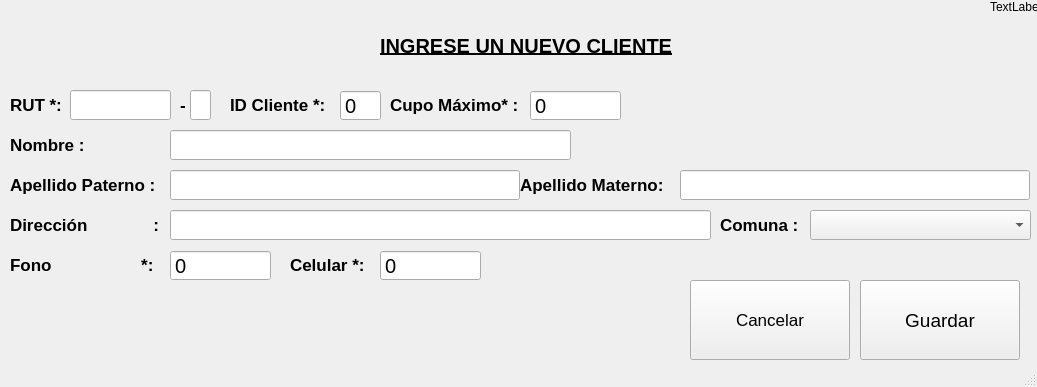
<?xml version="1.0" encoding="UTF-8"?>
<ui version="4.0">
 <class>mantClientes</class>
 <widget class="QMainWindow" name="mantClientes">
  <property name="geometry">
   <rect>
    <x>0</x>
    <y>0</y>
    <width>1037</width>
    <height>387</height>
   </rect>
  </property>
  <property name="windowTitle">
   <string>Ingresar Clientes</string>
  </property>
  <widget class="QWidget" name="centralwidget">
   <widget class="QLineEdit" name="txtRut">
    <property name="geometry">
     <rect>
      <x>70</x>
      <y>90</y>
      <width>101</width>
      <height>30</height>
     </rect>
    </property>
    <property name="font">
     <font>
      <pointsize>15</pointsize>
     </font>
    </property>
    <property name="text">
     <string/>
    </property>
    <property name="maxLength">
     <number>8</number>
    </property>
   </widget>
   <widget class="QLabel" name="labRut">
    <property name="geometry">
     <rect>
      <x>10</x>
      <y>90</y>
      <width>61</width>
      <height>30</height>
     </rect>
    </property>
    <property name="font">
     <font>
      <pointsize>13</pointsize>
      <weight>75</weight>
      <bold>true</bold>
     </font>
    </property>
    <property name="text">
     <string>RUT *:</string>
    </property>
   </widget>
   <widget class="QLabel" name="label_5">
    <property name="geometry">
     <rect>
      <x>720</x>
      <y>210</y>
      <width>81</width>
      <height>30</height>
     </rect>
    </property>
    <property name="font">
     <font>
      <pointsize>13</pointsize>
      <weight>75</weight>
      <bold>true</bold>
     </font>
    </property>
    <property name="text">
     <string>Comuna :</string>
    </property>
   </widget>
   <widget class="QLabel" name="label_11">
    <property name="geometry">
     <rect>
      <x>390</x>
      <y>90</y>
      <width>171</width>
      <height>30</height>
     </rect>
    </property>
    <property name="font">
     <font>
      <pointsize>13</pointsize>
      <weight>75</weight>
      <bold>true</bold>
     </font>
    </property>
    <property name="text">
     <string>Cupo Máximo* : </string>
    </property>
   </widget>
   <widget class="QLabel" name="label_8">
    <property name="geometry">
     <rect>
      <x>290</x>
      <y>250</y>
      <width>81</width>
      <height>30</height>
     </rect>
    </property>
    <property name="font">
     <font>
      <pointsize>13</pointsize>
      <weight>75</weight>
      <bold>true</bold>
     </font>
    </property>
    <property name="text">
     <string>Celular *:</string>
    </property>
   </widget>
   <widget class="QComboBox" name="cboxComunas">
    <property name="geometry">
     <rect>
      <x>810</x>
      <y>210</y>
      <width>221</width>
      <height>30</height>
     </rect>
    </property>
    <property name="font">
     <font>
      <pointsize>13</pointsize>
     </font>
    </property>
    <property name="editable">
     <bool>false</bool>
    </property>
    <property name="currentIndex">
     <number>-1</number>
    </property>
   </widget>
   <widget class="QLabel" name="lnlID">
    <property name="geometry">
     <rect>
      <x>230</x>
      <y>90</y>
      <width>111</width>
      <height>30</height>
     </rect>
    </property>
    <property name="font">
     <font>
      <pointsize>13</pointsize>
      <weight>75</weight>
      <bold>true</bold>
     </font>
    </property>
    <property name="text">
     <string>ID Cliente *:</string>
    </property>
   </widget>
   <widget class="QLabel" name="label_7">
    <property name="geometry">
     <rect>
      <x>10</x>
      <y>250</y>
      <width>161</width>
      <height>30</height>
     </rect>
    </property>
    <property name="font">
     <font>
      <pointsize>13</pointsize>
      <weight>75</weight>
      <bold>true</bold>
     </font>
    </property>
    <property name="text">
     <string>Fono                   *:</string>
    </property>
   </widget>
   <widget class="QLabel" name="label_4">
    <property name="geometry">
     <rect>
      <x>10</x>
      <y>210</y>
      <width>161</width>
      <height>30</height>
     </rect>
    </property>
    <property name="font">
     <font>
      <pointsize>13</pointsize>
      <weight>75</weight>
      <bold>true</bold>
     </font>
    </property>
    <property name="text">
     <string>Dirección              :</string>
    </property>
   </widget>
   <widget class="QLineEdit" name="txtDireccion">
    <property name="geometry">
     <rect>
      <x>170</x>
      <y>210</y>
      <width>541</width>
      <height>30</height>
     </rect>
    </property>
    <property name="font">
     <font>
      <pointsize>13</pointsize>
     </font>
    </property>
    <property name="inputMask">
     <string extracomment="Ingrese Direccion Particular"/>
    </property>
    <property name="placeholderText">
     <string comment="Ingrese Direccion Particular" extracomment="Ingrese Direccion Particular"/>
    </property>
    <property name="cursorMoveStyle">
     <enum>Qt::VisualMoveStyle</enum>
    </property>
   </widget>
   <widget class="QLabel" name="label_3">
    <property name="geometry">
     <rect>
      <x>520</x>
      <y>170</y>
      <width>161</width>
      <height>30</height>
     </rect>
    </property>
    <property name="font">
     <font>
      <pointsize>13</pointsize>
      <weight>75</weight>
      <bold>true</bold>
     </font>
    </property>
    <property name="text">
     <string>Apellido Materno:</string>
    </property>
   </widget>
   <widget class="QLineEdit" name="txtapellidoPaterno">
    <property name="geometry">
     <rect>
      <x>170</x>
      <y>170</y>
      <width>350</width>
      <height>30</height>
     </rect>
    </property>
    <property name="font">
     <font>
      <pointsize>13</pointsize>
     </font>
    </property>
    <property name="placeholderText">
     <string comment="Ingrese Apellido Paterno" extracomment="Ingrese Apellido Paterno"/>
    </property>
   </widget>
   <widget class="QLabel" name="label_6">
    <property name="geometry">
     <rect>
      <x>10</x>
      <y>170</y>
      <width>151</width>
      <height>30</height>
     </rect>
    </property>
    <property name="font">
     <font>
      <pointsize>13</pointsize>
      <weight>75</weight>
      <bold>true</bold>
     </font>
    </property>
    <property name="text">
     <string>Apellido Paterno :</string>
    </property>
   </widget>
   <widget class="QLineEdit" name="txtNombreCliente">
    <property name="geometry">
     <rect>
      <x>170</x>
      <y>130</y>
      <width>401</width>
      <height>30</height>
     </rect>
    </property>
    <property name="font">
     <font>
      <pointsize>13</pointsize>
     </font>
    </property>
    <property name="placeholderText">
     <string comment="Ingrese Nombre Cliente" extracomment="Ingrese Nombre Cliente"/>
    </property>
   </widget>
   <widget class="QLineEdit" name="txtapellidoMaterno">
    <property name="geometry">
     <rect>
      <x>680</x>
      <y>170</y>
      <width>350</width>
      <height>30</height>
     </rect>
    </property>
    <property name="font">
     <font>
      <pointsize>13</pointsize>
     </font>
    </property>
    <property name="placeholderText">
     <string comment="Ingrese Apellido Materno" extracomment="Ingrese Apellido Materno"/>
    </property>
   </widget>
   <widget class="QLabel" name="label">
    <property name="geometry">
     <rect>
      <x>10</x>
      <y>130</y>
      <width>81</width>
      <height>30</height>
     </rect>
    </property>
    <property name="font">
     <font>
      <pointsize>13</pointsize>
      <weight>75</weight>
      <bold>true</bold>
     </font>
    </property>
    <property name="text">
     <string>Nombre :     </string>
    </property>
   </widget>
   <widget class="QLabel" name="label_10">
    <property name="geometry">
     <rect>
      <x>380</x>
      <y>30</y>
      <width>301</width>
      <height>31</height>
     </rect>
    </property>
    <property name="font">
     <font>
      <pointsize>15</pointsize>
      <weight>75</weight>
      <bold>true</bold>
      <underline>true</underline>
     </font>
    </property>
    <property name="text">
     <string>INGRESE UN NUEVO CLIENTE</string>
    </property>
   </widget>
   <widget class="QPushButton" name="btnCancelar">
    <property name="geometry">
     <rect>
      <x>690</x>
      <y>280</y>
      <width>160</width>
      <height>80</height>
     </rect>
    </property>
    <property name="font">
     <font>
      <pointsize>13</pointsize>
     </font>
    </property>
    <property name="text">
     <string>Cancelar</string>
    </property>
    <property name="icon">
     <iconset>
      <normaloff>../icon/error.png</normaloff>../icon/error.png</iconset>
    </property>
    <property name="iconSize">
     <size>
      <width>50</width>
      <height>50</height>
     </size>
    </property>
   </widget>
   <widget class="QPushButton" name="btnGuardar">
    <property name="geometry">
     <rect>
      <x>860</x>
      <y>280</y>
      <width>160</width>
      <height>80</height>
     </rect>
    </property>
    <property name="font">
     <font>
      <pointsize>14</pointsize>
     </font>
    </property>
    <property name="text">
     <string notr="true">Guardar</string>
    </property>
    <property name="icon">
     <iconset>
      <normaloff>../icon/save.png</normaloff>../icon/save.png</iconset>
    </property>
    <property name="iconSize">
     <size>
      <width>50</width>
      <height>50</height>
     </size>
    </property>
   </widget>
   <widget class="QLabel" name="LBLTEST">
    <property name="geometry">
     <rect>
      <x>990</x>
      <y>0</y>
      <width>47</width>
      <height>14</height>
     </rect>
    </property>
    <property name="text">
     <string>TextLabel</string>
    </property>
   </widget>
   <widget class="QLineEdit" name="txtDV">
    <property name="geometry">
     <rect>
      <x>190</x>
      <y>90</y>
      <width>21</width>
      <height>30</height>
     </rect>
    </property>
    <property name="font">
     <font>
      <pointsize>15</pointsize>
     </font>
    </property>
    <property name="text">
     <string/>
    </property>
    <property name="maxLength">
     <number>1</number>
    </property>
   </widget>
   <widget class="QSpinBox" name="txtFono">
    <property name="geometry">
     <rect>
      <x>170</x>
      <y>250</y>
      <width>101</width>
      <height>31</height>
     </rect>
    </property>
    <property name="font">
     <font>
      <pointsize>15</pointsize>
     </font>
    </property>
    <property name="buttonSymbols">
     <enum>QAbstractSpinBox::NoButtons</enum>
    </property>
    <property name="suffix">
     <string extracomment="*********"/>
    </property>
    <property name="prefix">
     <string extracomment="*********"/>
    </property>
    <property name="maximum">
     <number>999999999</number>
    </property>
   </widget>
   <widget class="QSpinBox" name="txtCelular">
    <property name="geometry">
     <rect>
      <x>380</x>
      <y>250</y>
      <width>101</width>
      <height>31</height>
     </rect>
    </property>
    <property name="font">
     <font>
      <pointsize>15</pointsize>
     </font>
    </property>
    <property name="buttonSymbols">
     <enum>QAbstractSpinBox::NoButtons</enum>
    </property>
    <property name="suffix">
     <string extracomment="*********"/>
    </property>
    <property name="prefix">
     <string extracomment="*********"/>
    </property>
    <property name="maximum">
     <number>999999999</number>
    </property>
   </widget>
   <widget class="QSpinBox" name="txtCredito">
    <property name="geometry">
     <rect>
      <x>530</x>
      <y>90</y>
      <width>91</width>
      <height>31</height>
     </rect>
    </property>
    <property name="font">
     <font>
      <pointsize>15</pointsize>
     </font>
    </property>
    <property name="buttonSymbols">
     <enum>QAbstractSpinBox::NoButtons</enum>
    </property>
    <property name="maximum">
     <number>0</number>
    </property>
    <property name="value">
     <number>0</number>
    </property>
   </widget>
   <widget class="QSpinBox" name="txtIdCliente">
    <property name="geometry">
     <rect>
      <x>340</x>
      <y>90</y>
      <width>41</width>
      <height>31</height>
     </rect>
    </property>
    <property name="font">
     <font>
      <pointsize>15</pointsize>
     </font>
    </property>
    <property name="buttonSymbols">
     <enum>QAbstractSpinBox::NoButtons</enum>
    </property>
    <property name="maximum">
     <number>999999999</number>
    </property>
   </widget>
   <widget class="QLabel" name="lnlID_2">
    <property name="geometry">
     <rect>
      <x>180</x>
      <y>90</y>
      <width>20</width>
      <height>30</height>
     </rect>
    </property>
    <property name="font">
     <font>
      <pointsize>13</pointsize>
      <weight>75</weight>
      <bold>true</bold>
     </font>
    </property>
    <property name="text">
     <string>-</string>
    </property>
   </widget>
  </widget>
  <widget class="QStatusBar" name="statusbar"/>
 </widget>
 <resources/>
 <connections/>
</ui>
